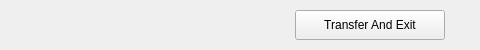
<?xml version="1.0" encoding="UTF-8"?>
<ui version="4.0">
 <class>TransferUserItem</class>
 <widget class="QWidget" name="TransferUserItem">
  <property name="geometry">
   <rect>
    <x>0</x>
    <y>0</y>
    <width>480</width>
    <height>50</height>
   </rect>
  </property>
  <property name="windowTitle">
   <string>Form</string>
  </property>
  <layout class="QVBoxLayout" name="verticalLayout">
   <property name="spacing">
    <number>0</number>
   </property>
   <property name="leftMargin">
    <number>0</number>
   </property>
   <property name="topMargin">
    <number>0</number>
   </property>
   <property name="rightMargin">
    <number>0</number>
   </property>
   <property name="bottomMargin">
    <number>0</number>
   </property>
   <item>
    <widget class="QWidget" name="widget_item_bg" native="true">
     <layout class="QHBoxLayout" name="horizontalLayout">
      <property name="spacing">
       <number>0</number>
      </property>
      <property name="leftMargin">
       <number>35</number>
      </property>
      <property name="topMargin">
       <number>0</number>
      </property>
      <property name="rightMargin">
       <number>35</number>
      </property>
      <property name="bottomMargin">
       <number>0</number>
      </property>
      <item>
       <widget class="QLabel" name="lb_name">
        <property name="minimumSize">
         <size>
          <width>0</width>
          <height>20</height>
         </size>
        </property>
        <property name="maximumSize">
         <size>
          <width>16777215</width>
          <height>30</height>
         </size>
        </property>
        <property name="text">
         <string/>
        </property>
       </widget>
      </item>
      <item>
       <widget class="QPushButton" name="btn_transferAndExit">
        <property name="sizePolicy">
         <sizepolicy hsizetype="Preferred" vsizetype="Preferred">
          <horstretch>0</horstretch>
          <verstretch>0</verstretch>
         </sizepolicy>
        </property>
        <property name="minimumSize">
         <size>
          <width>150</width>
          <height>20</height>
         </size>
        </property>
        <property name="maximumSize">
         <size>
          <width>150</width>
          <height>30</height>
         </size>
        </property>
        <property name="styleSheet">
         <string notr="true">QPushButton#destory_room_btn {
    border: 1px solid #2F79FF;
    padding: 4px;
    min-height: 12px;
	color: #FFFFFF;
	background: #2F79FF;
	border-radius:5px;
	height: 20px;
}
QPushButton#destory_room_btn:pressed, QPushButton#destory_room_btn:checked {
    background-color: #0A64FF;
    border-color: #0A64FF;
    color: 	#FFFFFF;
}
QPushButton#destory_room_btn:hover {
    background-color: #0A64FF;
    border-color: #0A64FF;
	color: 	#FFFFFF;
}
QPushButton#destory_room_btn:disabled {
    color: 	#D2D2D2;
}</string>
        </property>
        <property name="text">
         <string>Transfer And Exit</string>
        </property>
       </widget>
      </item>
     </layout>
    </widget>
   </item>
  </layout>
 </widget>
 <resources/>
 <connections/>
</ui>
